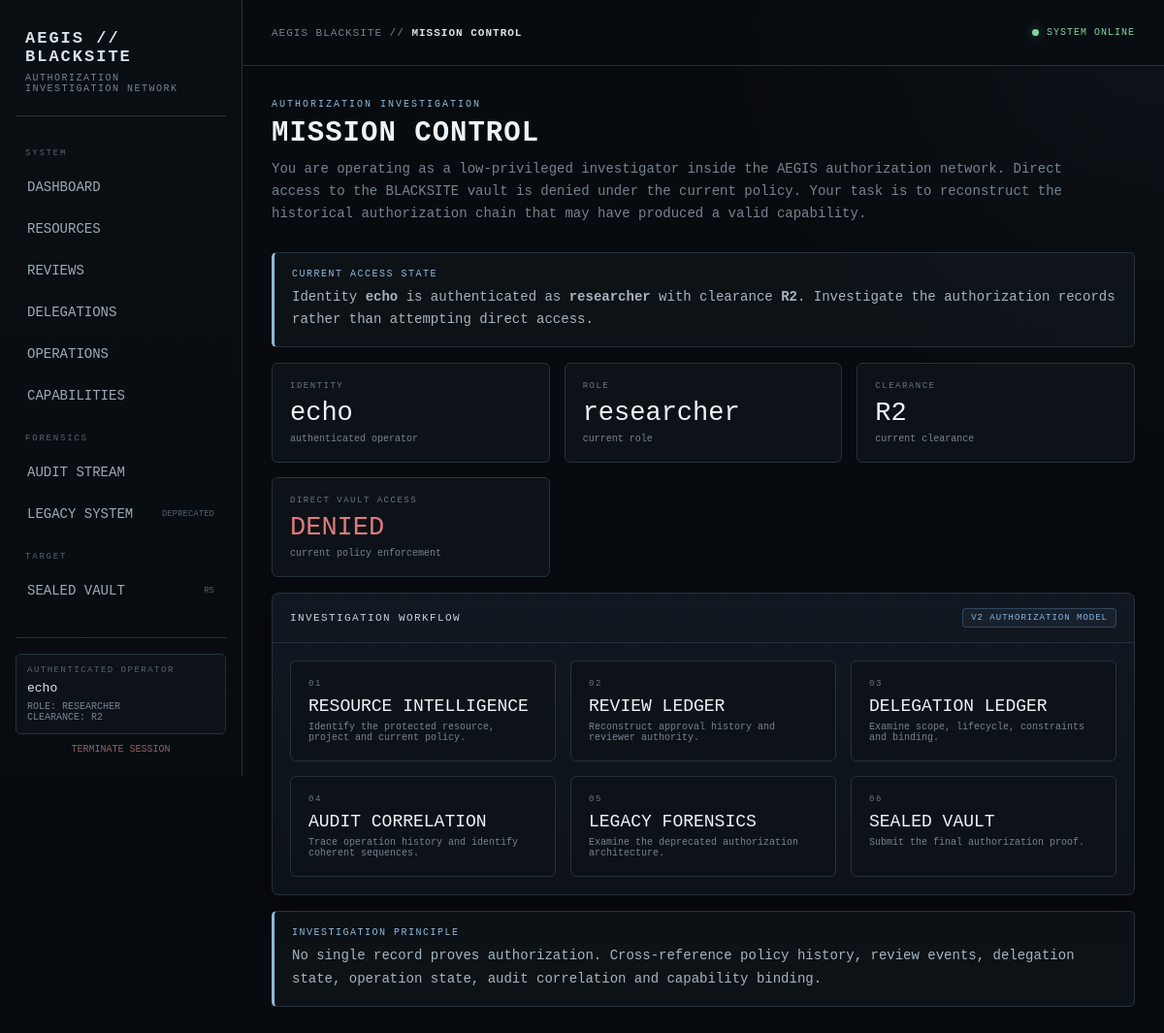
The page /dashboard (signed in) on the database its author committed.
### tables this page shows
CREATE TABLE users (

                    id TEXT PRIMARY KEY,
                    username TEXT NOT NULL UNIQUE,
                    role TEXT NOT NULL,
                    organization_id TEXT NOT NULL,
                    clearance INTEGER NOT NULL,

                    FOREIGN KEY (
                        organization_id
                    )
                    REFERENCES organizations(id)

                );

### app/__init__.py (the view)
    @app.get("/dashboard")
    def dashboard():
        user = current_user()
        if user is None:
            return redirect(
                url_for("login")
            )
        return render_template(
            "dashboard.html",
            user=user,
        )

### app/session.py (called while the page is built)
def current_user():
    user_id = session.get("user_id")
    if not user_id:
        return None
    graph = AuthorityGraph()
    return graph.get_user(user_id)

### authz/graph.py (called while the page is built)
    def get_user(self, user_id: str) -> Optional[User]:
        connection = self.database.connect()
        try:
            row = connection.execute(
                """
                SELECT
                    id,
                    username,
                    role,
                    organization_id,
                    clearance
                FROM users
                WHERE id = ?
                """,
                (user_id,),
            ).fetchone()
        finally:
            connection.close()
        if row is None:
            return None
        return User(
            id=row["id"],
            username=row["username"],
            role=row["role"],
            organization=row["organization_id"],
            clearance=row["clearance"],
        )

### db/database.py (called while the page is built)
    def connect(self):
        connection = sqlite3.connect(
            self.path
        )
        connection.row_factory = sqlite3.Row
        connection.execute(
            "PRAGMA foreign_keys = ON"
        )
        return connection

### templates/dashboard.html (shortened to what this page needs)
{% extends "base.html" %}
{% block section %}
MISSION CONTROL
{% endblock %}
{% block content %}
<div class="page-header">
    <div class="eyebrow">
        AUTHORIZATION INVESTIGATION
    </div>
    <h1>
        MISSION CONTROL
    </h1>
    <div class="subtitle">
        You are operating as a low-privileged investigator inside
        the AEGIS authorization network. Direct access to the
        BLACKSITE vault is denied under the current policy.
        Your task is to reconstruct the historical authorization
        chain that may have produced a valid capability.
    </div>
</div>
<div class="callout">
    <div class="callout-title">
        CURRENT ACCESS STATE
    </div>
    <div class="callout-text">
        Identity
        <strong>{{ user.username }}</strong>
        is authenticated as
        <strong>{{ user.role }}</strong>
        with clearance
        <strong>R{{ user.clearance }}</strong>.
        Investigate the authorization records rather than
        attempting direct access.
    </div>
</div>
<br>
<div class="grid">
    <div class="metric">
        <div class="metric-label">
            IDENTITY
        </div>
        <div class="metric-value">
            {{ user.username }}
        </div>
        <div class="metric-note">
            authenticated operator
        </div>
    </div>
    <div class="metric">
        <div class="metric-label">
            ROLE
        </div>
        <div class="metric-value">
            {{ user.role }}
        </div>
        <div class="metric-note">
            current role
        </div>
    </div>
    <div class="metric">
        <div class="metric-label">
            CLEARANCE
        </div>
        <div class="metric-value">
            R{{ user.clearance }}
        </div>
        <div class="metric-note">
            current clearance
        </div>
    </div>
    <div class="metric">
        <div class="metric-label">
            DIRECT VAULT ACCESS
        </div>
        <div class="metric-value"
             style="color: var(--red);">
            DENIED
        </div>
        <div class="metric-note">
            current policy enforcement
        </div>
    </div>
</div>
<br>
<div class="panel">
    <div class="panel-header">
        <div class="panel-title">
            INVESTIGATION WORKFLOW
        </div>
        <span class="badge badge-blue">
            V2 AUTHORIZATION MODEL
        </span>
    </div>
    <div class="panel-body">
        <div class="grid">
            <a
                href="/resources"
                class="metric"
            >
                <div class="metric-label">
                    01
                </div>
                <div
                    class="metric-value"
                    style="font-size:18px;"
                >
                    RESOURCE INTELLIGENCE
                </div>
                <div class="metric-note">
                    Identify the protected resource,
                    project and current policy.
                </div>
            </a>
            <a
                href="/reviews"
                class="metric"
            >
                <div class="metric-label">
                    02
                </div>
                <div
                    class="metric-value"
                    style="font-size:18px;"
                >
                    REVIEW LEDGER
                </div>
                <div class="metric-note">
                    Reconstruct approval history
                    and reviewer authority.
                </div>
            </a>
            <a
                href="/delegations"
                class="metric"
            >
                <div class="metric-label">
                    03
                </div>
                <div
                    class="metric-value"
                    style="font-size:18px;"
                >
                    DELEGATION LEDGER
                </div>
                <div class="metric-note">
                    Examine scope, lifecycle,
                    constraints and binding.
                </div>
            </a>
            <a
                href="/audit"
                class="metric"
            >
                <div class="metric-label">
                    04
                </div>
                <div
                    class="metric-value"
                    style="font-size:18px;"
                >
                    AUDIT CORRELATION
                </div>
                <div class="metric-note">
                    Trace operation history and
                    identify coherent sequences.
                </div>
            </a>
            <a
                href="/legacy"
                class="metric"
            >
                <div class="metric-label">
                    05
                </div>
                <div
                    class="metric-value"
                    style="font-size:18px;"
                >
                    LEGACY FORENSICS
                </div>
                <div class="metric-note">
                    Examine the deprecated
                    authorization architecture.
                </div>
            </a>
            <a
                href="/vault"
                class="metric"
            >
                <div class="metric-label">
                    06
                </div>
                <div
                    class="metric-value"
                    style="font-size:18px;"
                >
                    SEALED VAULT
                </div>
                <div class="metric-note">
                    Submit the final authorization
                    proof.
                </div>
            </a>
        </div>
    </div>
</div>
<br>
<div class="callout">
    <div class="callout-title">
        INVESTIGATION PRINCIPLE
    </div>
    <div class="callout-text">
        No single record proves authorization. Cross-reference
        policy history, review events, delegation state,
        operation state, audit correlation and capability binding.
    </div>
</div>
{% endblock %}

### templates/base.html (shortened to what this page needs)
<!DOCTYPE html>
<html lang="en">
<head>
</head>
<body>
<div class="app">
    <aside class="sidebar">
        <div class="brand">
            <div class="brand-main">
                AEGIS // BLACKSITE
            </div>
            <div class="brand-sub">
                AUTHORIZATION INVESTIGATION NETWORK
            </div>
        </div>
        <nav class="nav">
            <div class="nav-section">
                SYSTEM
            </div>
            <a href="/dashboard">
                <span>DASHBOARD</span>
            </a>
            <a href="/resources">
                <span>RESOURCES</span>
            </a>
            <a href="/reviews">
                <span>REVIEWS</span>
            </a>
            <a href="/delegations">
                <span>DELEGATIONS</span>
            </a>
            <a href="/operations">
                <span>OPERATIONS</span>
            </a>
            <a href="/capabilities">
                <span>CAPABILITIES</span>
            </a>
            <div class="nav-section">
                FORENSICS
            </div>
            <a href="/audit">
                <span>AUDIT STREAM</span>
            </a>
            <a href="/legacy">
                <span>LEGACY SYSTEM</span>
                <span class="tag">DEPRECATED</span>
            </a>
            <div class="nav-section">
                TARGET
            </div>
            <a href="/vault">
                <span>SEALED VAULT</span>
                <span class="tag">R5</span>
            </a>
        </nav>
        <div class="sidebar-bottom">
            <div class="identity-mini">
                <div class="identity-label">
                    AUTHENTICATED OPERATOR
                </div>
                <div class="identity-name">
                    {{ user.username }}
                </div>
                <div class="identity-meta">
                    ROLE: {{ user.role|upper }}
                    <br>
                    CLEARANCE: R{{ user.clearance }}
                </div>
            </div>
            <a
                class="terminate"
                href="/logout"
            >
                TERMINATE SESSION
            </a>
        </div>
    </aside>
    <section class="content">
        <header class="topbar">
            <div class="crumb">
                AEGIS BLACKSITE
                //
                <strong>
                    {% block section %}SYSTEM{% endblock %}
                </strong>
            </div>
            <div class="status">
                <span class="status-dot"></span>
                SYSTEM ONLINE
            </div>
        </header>
        <main class="page">
            {% block content %}{% endblock %}
        </main>
    </section>
</div>
</body>
</html>

### rows shown on the page
users: username "echo", role "RESEARCHER", clearance "2", role "researcher"
